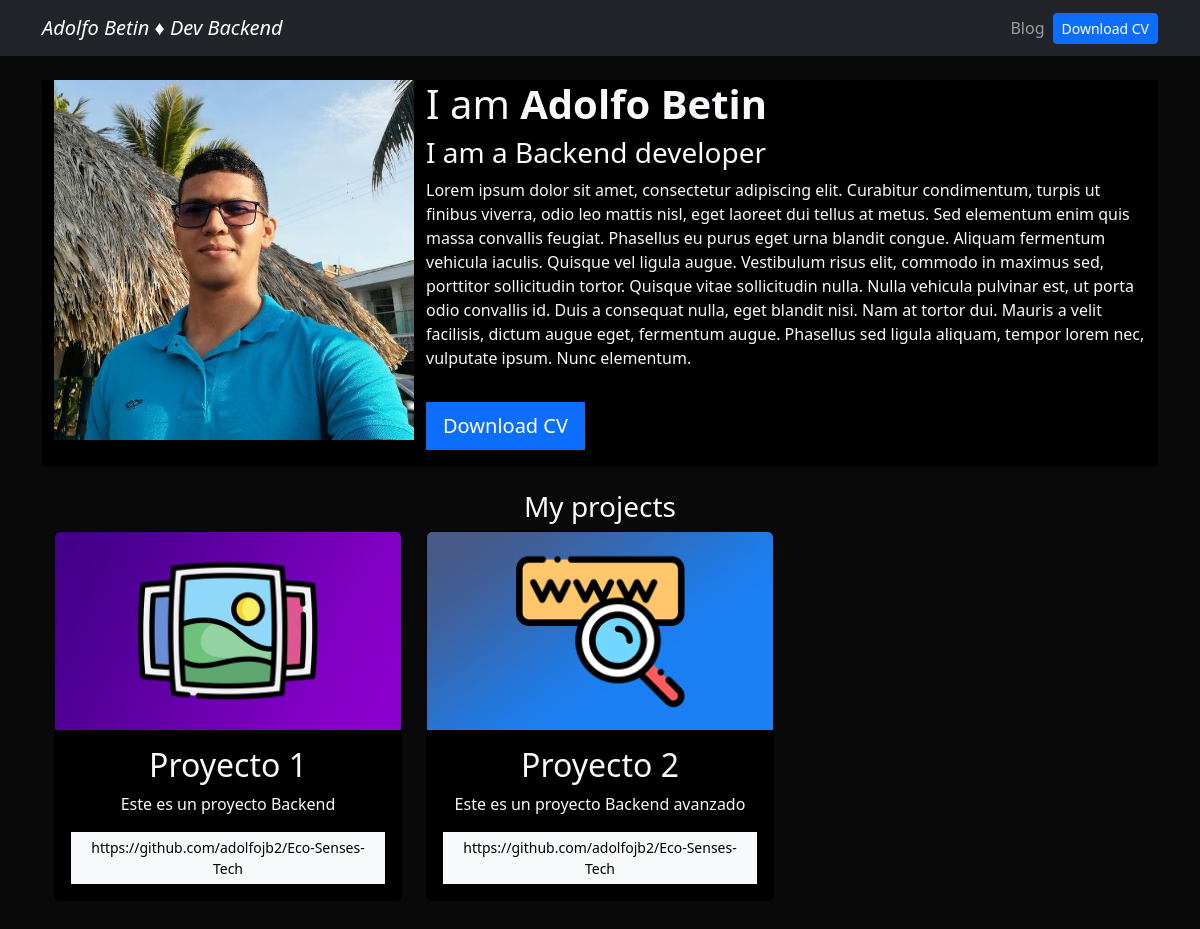
The app's page /, older data.
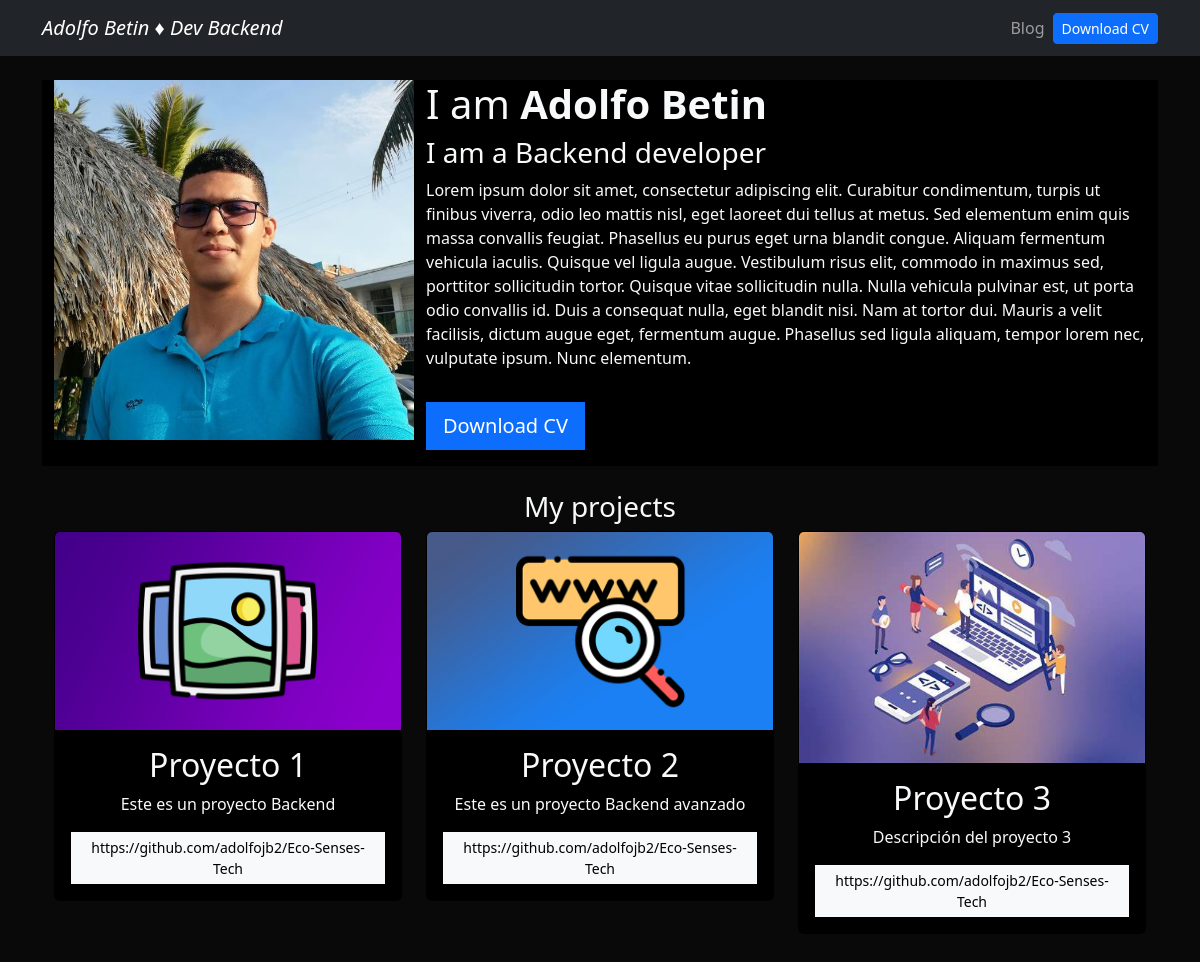
The same page, newer data.
### portfolio/models.py (models this page shows)
class Project(models.Model):
    title = CharField(max_length=100)
    description = CharField(max_length=250)
    image = ImageField(upload_to='portfolio/images')
    url = URLField(blank=True)

### portfolio/views.py (the view)
# urls.py: 2. Add a URL to urlpatterns:  path('', views.home, name='home')
def home(request):
    projects = Project.objects.all() #Trae todos los proyectos
    return render(request, 'home.html',{'projects':projects})

### portfolio/templates/home.html (shortened to what this page needs)
{% extends 'layout.html' %}
{% block content %}
    {% load static %}
    <header class="row bg-black">
        <div class="col-md-4">
            <img src="{% static 'portfolio/profile.JPG' %}" width="360" height="360" alt="profile">
        </div>
        <div class="col-md-8 my-auto">
            <h1>I am <strong>Adolfo Betin</strong></h1>
            <h3>I am a Backend developer</h3>
            <p>Lorem ipsum dolor sit amet, consectetur adipiscing elit. Curabitur condimentum, turpis ut finibus viverra, odio leo mattis nisl, eget laoreet dui tellus at metus. Sed elementum enim quis massa convallis feugiat. Phasellus eu purus eget urna blandit congue. Aliquam fermentum vehicula iaculis. Quisque vel ligula augue. Vestibulum risus elit, commodo in maximus sed, porttitor sollicitudin tortor. Quisque vitae sollicitudin nulla. Nulla vehicula pulvinar est, ut porta odio convallis id. Duis a consequat nulla, eget blandit nisi. Nam at tortor dui. Mauris a velit facilisis, dictum augue eget, fermentum augue. Phasellus sed ligula aliquam, tempor lorem nec, vulputate ipsum. Nunc elementum. </p>
            <a href="{% static 'portfolio/cv.pdf' %}" class="btn btn-primary btn-lg rounded-0 my-3" target="_blank">Download CV</a>
        </div>
    </header>
<div class="row my-4 text-center">
    <h3>My projects</h3>
    {% for project in projects %}
        <div class="col-md-4 pd-4">
            <div class="card bg-black card-project">
                <img src="{{ project.image.url }}" alt="{{project.title}}" class="card-img-top">
                <div class="card-body text-light">
                    <h2>{{ project.title }}</h2>
                    <p>{{ project.description }}</p>
                    {% if project.url %}
                    <a href="{{project.url}}" class="btn btn-light rounded-0 btn-sm" target="_blank">{{project.url}}</a>
                    {% endif %}
                </div>
            </div>
        </div>
    {% endfor %}
    {% endblock %}

Row changes from the older to the newer data that the page shows:
added Project: image (picture), title "Proyecto 3", description "Descripción del proyecto 3", url "https://github.com/adolfojb2/Eco-Senses-Tech"
